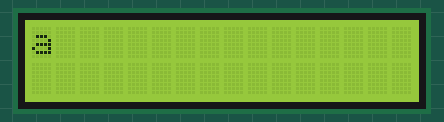
Recording of a sketch running on a simulated Arduino Uno, built with avr-gcc and run on an emulated ATmega328P. Parts: 16×2 character LCD.

Above: at 0.1 s.
At 3.1 s:
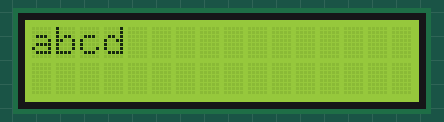
At 6.1 s:
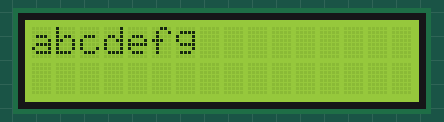
At 12.1 s:
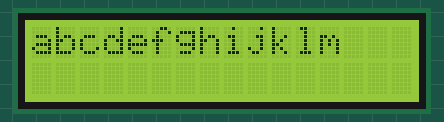
At 25.1 s:
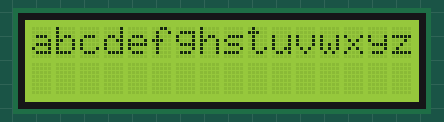
At 38.2 s:
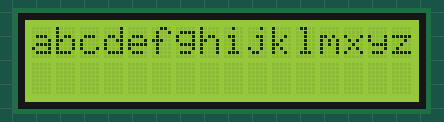

The sketch:

sketch_may25d.ino
```cpp
#include <LiquidCrystal_I2C.h>
#include <Wire.h>
LiquidCrystal_I2C lcd(0x27,16,2);
int ch='a';

void setup() {
  lcd.init();
  lcd.backlight();
  lcd.setCursor(0,0);
}

void loop() {
  if (ch=='n')
  {
    lcd.rightToLeft();
  }
  if (ch=='s')
  {
    lcd.leftToRight();
  }
  if (ch>'z')
  {
    lcd.home();
    ch='a';
  }
  lcd.write(ch);
  delay(1000);
  ch++;
}
```

Measured:
- what the display in image 1 shows lasts 1.0 s, from 3.1 s to 4.1 s
- what the display in image 4 shows lasts 9.0 s, from 25.1 s to 34.1 s
